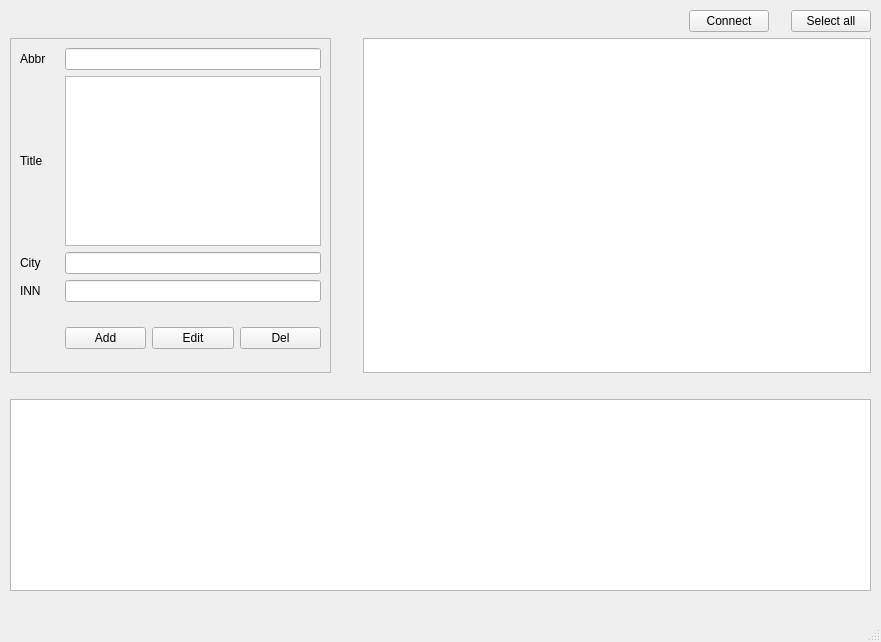
<?xml version="1.0" encoding="UTF-8"?>
<ui version="4.0">
 <class>MainWindow</class>
 <widget class="QMainWindow" name="MainWindow">
  <property name="geometry">
   <rect>
    <x>0</x>
    <y>0</y>
    <width>881</width>
    <height>642</height>
   </rect>
  </property>
  <property name="windowTitle">
   <string>MainWindow</string>
  </property>
  <widget class="QWidget" name="centralwidget">
   <widget class="QWidget" name="gridLayoutWidget_2">
    <property name="geometry">
     <rect>
      <x>10</x>
      <y>10</y>
      <width>861</width>
      <height>581</height>
     </rect>
    </property>
    <layout class="QGridLayout" name="gridLayout_2">
     <item row="1" column="0">
      <widget class="QFrame" name="frame">
       <property name="sizePolicy">
        <sizepolicy hsizetype="Minimum" vsizetype="Preferred">
         <horstretch>0</horstretch>
         <verstretch>0</verstretch>
        </sizepolicy>
       </property>
       <property name="frameShape">
        <enum>QFrame::StyledPanel</enum>
       </property>
       <property name="frameShadow">
        <enum>QFrame::Plain</enum>
       </property>
       <widget class="QWidget" name="gridLayoutWidget">
        <property name="geometry">
         <rect>
          <x>10</x>
          <y>10</y>
          <width>301</width>
          <height>301</height>
         </rect>
        </property>
        <layout class="QGridLayout" name="gridLayout">
         <item row="2" column="1" colspan="3">
          <widget class="QLineEdit" name="leCity"/>
         </item>
         <item row="3" column="1" colspan="3">
          <widget class="QLineEdit" name="leInn"/>
         </item>
         <item row="0" column="1" colspan="3">
          <widget class="QLineEdit" name="leAbbr"/>
         </item>
         <item row="1" column="1" colspan="3">
          <widget class="QTextEdit" name="teTitle"/>
         </item>
         <item row="5" column="3">
          <widget class="QPushButton" name="btnDel">
           <property name="text">
            <string>Del</string>
           </property>
          </widget>
         </item>
         <item row="0" column="0">
          <widget class="QLabel" name="lbAbbr">
           <property name="text">
            <string>Abbr</string>
           </property>
          </widget>
         </item>
         <item row="5" column="1">
          <widget class="QPushButton" name="btnAdd">
           <property name="enabled">
            <bool>true</bool>
           </property>
           <property name="text">
            <string>Add</string>
           </property>
          </widget>
         </item>
         <item row="5" column="2">
          <widget class="QPushButton" name="btnEdit">
           <property name="text">
            <string>Edit</string>
           </property>
          </widget>
         </item>
         <item row="2" column="0">
          <widget class="QLabel" name="lbcity">
           <property name="text">
            <string>City</string>
           </property>
          </widget>
         </item>
         <item row="3" column="0">
          <widget class="QLabel" name="lbInn">
           <property name="text">
            <string>INN</string>
           </property>
          </widget>
         </item>
         <item row="1" column="0">
          <widget class="QLabel" name="lbTitle">
           <property name="text">
            <string>Title</string>
           </property>
          </widget>
         </item>
         <item row="4" column="1">
          <spacer name="verticalSpacer">
           <property name="orientation">
            <enum>Qt::Vertical</enum>
           </property>
           <property name="sizeHint" stdset="0">
            <size>
             <width>20</width>
             <height>40</height>
            </size>
           </property>
          </spacer>
         </item>
        </layout>
       </widget>
      </widget>
     </item>
     <item row="0" column="3">
      <widget class="QPushButton" name="btnConnect">
       <property name="sizePolicy">
        <sizepolicy hsizetype="Fixed" vsizetype="Fixed">
         <horstretch>0</horstretch>
         <verstretch>0</verstretch>
        </sizepolicy>
       </property>
       <property name="text">
        <string>Connect</string>
       </property>
      </widget>
     </item>
     <item row="0" column="4">
      <spacer name="horizontalSpacer">
       <property name="orientation">
        <enum>Qt::Horizontal</enum>
       </property>
       <property name="sizeType">
        <enum>QSizePolicy::Fixed</enum>
       </property>
       <property name="sizeHint" stdset="0">
        <size>
         <width>10</width>
         <height>20</height>
        </size>
       </property>
      </spacer>
     </item>
     <item row="0" column="5">
      <widget class="QPushButton" name="btnSelectAll">
       <property name="sizePolicy">
        <sizepolicy hsizetype="Fixed" vsizetype="Fixed">
         <horstretch>0</horstretch>
         <verstretch>0</verstretch>
        </sizepolicy>
       </property>
       <property name="text">
        <string>Select all</string>
       </property>
      </widget>
     </item>
     <item row="1" column="1">
      <spacer name="horizontalSpacer_2">
       <property name="orientation">
        <enum>Qt::Horizontal</enum>
       </property>
       <property name="sizeType">
        <enum>QSizePolicy::Fixed</enum>
       </property>
       <property name="sizeHint" stdset="0">
        <size>
         <width>20</width>
         <height>20</height>
        </size>
       </property>
      </spacer>
     </item>
     <item row="1" column="2" colspan="4">
      <widget class="QTableWidget" name="twOrg">
       <property name="sizePolicy">
        <sizepolicy hsizetype="Minimum" vsizetype="Expanding">
         <horstretch>0</horstretch>
         <verstretch>0</verstretch>
        </sizepolicy>
       </property>
      </widget>
     </item>
     <item row="3" column="0" colspan="6">
      <widget class="QTextEdit" name="teResult">
       <property name="sizePolicy">
        <sizepolicy hsizetype="Minimum" vsizetype="Minimum">
         <horstretch>0</horstretch>
         <verstretch>0</verstretch>
        </sizepolicy>
       </property>
       <property name="readOnly">
        <bool>true</bool>
       </property>
      </widget>
     </item>
     <item row="2" column="0">
      <spacer name="verticalSpacer_2">
       <property name="orientation">
        <enum>Qt::Vertical</enum>
       </property>
       <property name="sizeType">
        <enum>QSizePolicy::Fixed</enum>
       </property>
       <property name="sizeHint" stdset="0">
        <size>
         <width>20</width>
         <height>20</height>
        </size>
       </property>
      </spacer>
     </item>
    </layout>
   </widget>
  </widget>
  <widget class="QMenuBar" name="menubar">
   <property name="geometry">
    <rect>
     <x>0</x>
     <y>0</y>
     <width>881</width>
     <height>22</height>
    </rect>
   </property>
  </widget>
  <widget class="QStatusBar" name="statusbar"/>
 </widget>
 <resources/>
 <connections/>
</ui>
